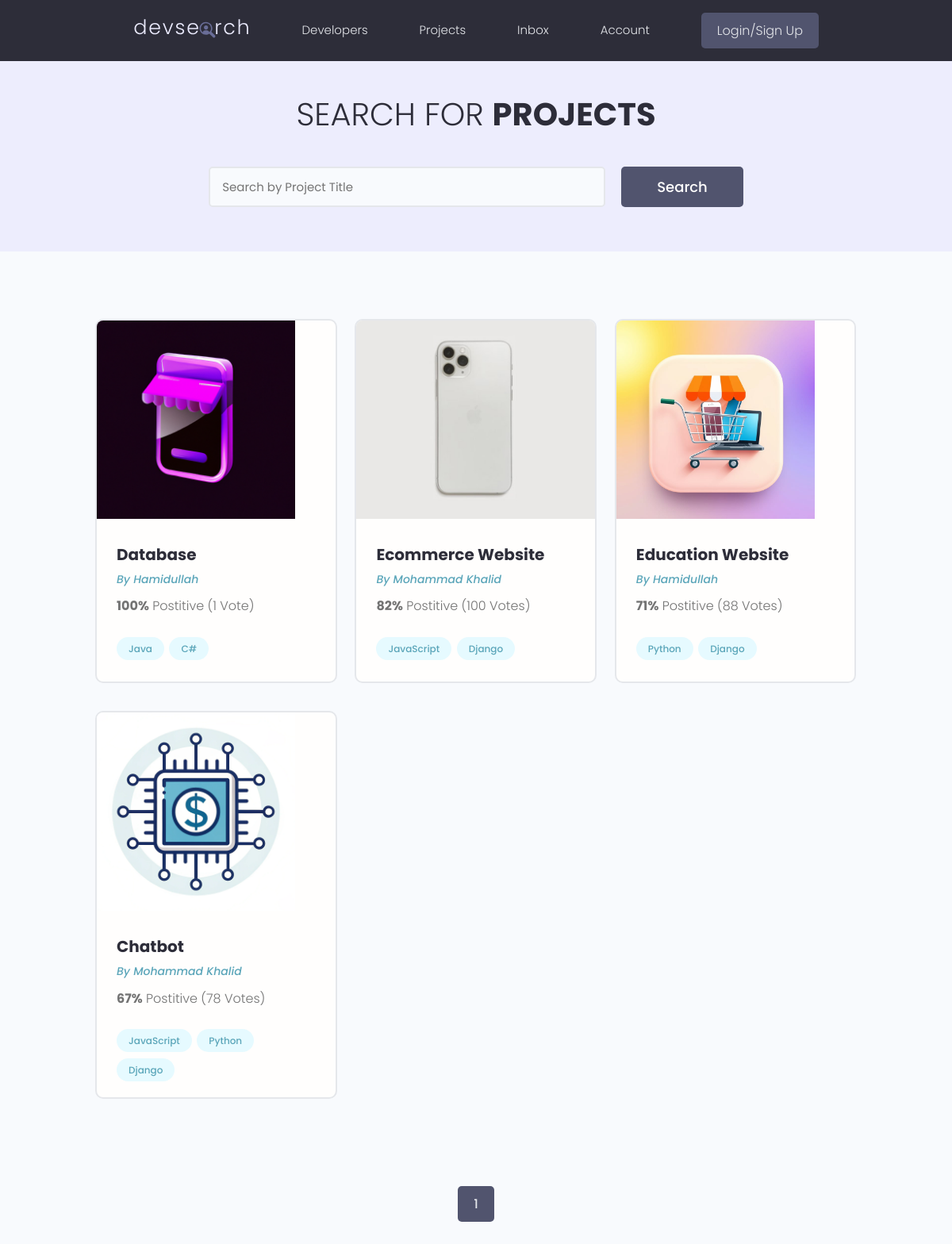
The page /projects/ on the database as committed earlier.
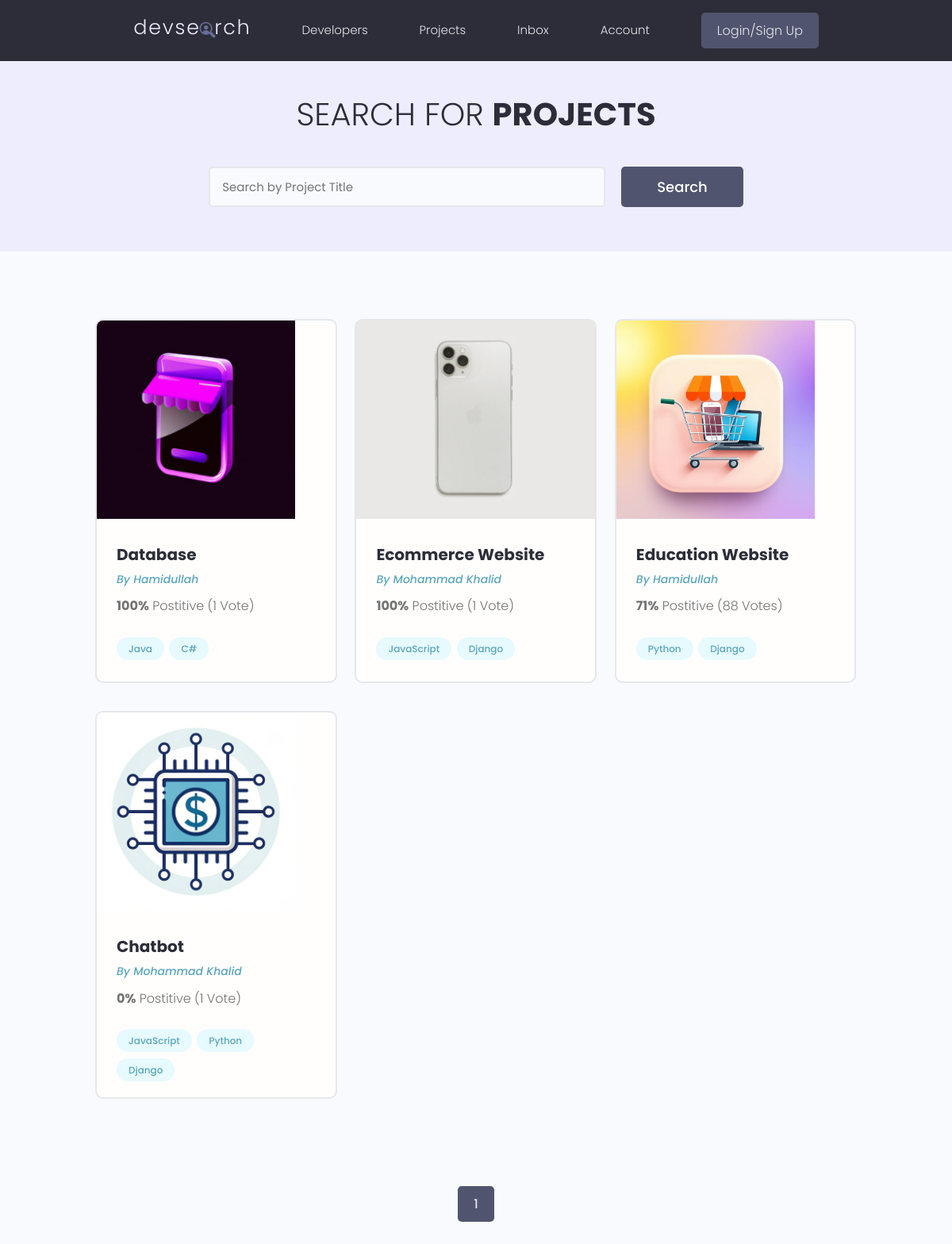
The same page on the database as committed later.
### projects/models.py (models this page shows, shortened)
class Projects(models.Model):
    owner = models.ForeignKey(Profile,on_delete=models.SET_NULL, null=True, blank=True)
    title = models.CharField(max_length=200)
    description = models.TextField(null=True, blank=True)
    featured_image = models.ImageField(null=True, blank=True, default='default.jpg')
    demo_link = models.CharField(max_length=2000, null=True, blank=True)
    source_link = models.CharField(max_length=2000, null=True, blank=True)
    tags = models.ManyToManyField('Tag', blank=True)
    vote_total = models.IntegerField(default=0, null=True, blank=True)
    vote_ratio = models.IntegerField(default=0, null=True, blank=True)
    created = models.DateTimeField(auto_now_add=True)
    id = models.UUIDField(default=uuid.uuid4, unique=True, primary_key=True, editable=False)
    class Meta:
        ordering = ['-vote_ratio', '-vote_total', 'title']

### users/models.py (models this page shows, shortened)
class Profile(models.Model):
    user = models.OneToOneField(User, on_delete=models.CASCADE, null=True, blank=True)
    name = models.CharField(max_length=200, null=True, blank=True)
    email = models.EmailField(max_length=400, null=True, blank=True)
    username = models.CharField(max_length=200, null=True, blank=True)
    location = models.CharField(max_length=200, null=True, blank=True)
    short_intro = models.CharField(max_length=200, null=True, blank=True)
    bio = models.TextField(blank=True, null=True)
    profile_image = models.ImageField(null=True, blank=True, upload_to='profiles/', default='profiles/user-default.png')
    social_github = models.CharField(max_length=200, null=True, blank=True)
    social_facebook = models.CharField(max_length=200, null=True, blank=True)
    social_linkedin = models.CharField(max_length=200, null=True, blank=True)
    Website = models.CharField(max_length=200, null=True, blank=True)
    created = models.DateTimeField(auto_now_add=True)
    id = models.UUIDField(default=uuid.uuid4, unique=True, primary_key=True, editable=False)

### projects/views.py (the view)
# urls.py: path('projects/', include('projects.urls')),
def projects(request):
    projects, search_query = search_projects(request)
    custom_range, projects = paginateProjects(request, projects, 6)
    context = {'projects':projects, 'search_query':search_query, 'custom_range':custom_range}
    return render(request, 'projects/projects.html', context)

### projects/models.py (called while the page is built)
    def __str__(self):
        return self.name

### projects/utils.py (called while the page is built)
def paginateProjects(request, projects, result):
    page = request.GET.get('page')
    paginator = Paginator(projects, result)
    try:
        projects = paginator.page(page)
    except PageNotAnInteger:
        page = 1
        projects = paginator.page(page)
    except EmptyPage:
        page = paginator.num_pages
        projects = paginator.page(page)
    leftIndex = (int(page) - 4)
    rightIndex = (int(page) + 5)
    if leftIndex < 1:
        leftIndex = 1
    if rightIndex > paginator.num_pages:
        rightIndex = paginator.num_pages + 1
    custom_range = range(leftIndex, rightIndex)
    return custom_range, projects

def search_projects(request):
    search_query = ''
    if request.GET.get('search_query'):
        search_query = request.GET.get('search_query')
    tags = Tag.objects.filter(
        Q(name__icontains = search_query)
    )
    projects = Projects.objects.distinct().filter(
        Q(title__icontains = search_query) |
        Q(description__icontains = search_query) |
        Q(owner__name__icontains = search_query) |
        Q(tags__in = tags)
    )
    return projects, search_query

### projects/templates/projects/projects.html (shortened to what this page needs)
{% extends 'main.html' %}
{% block content %}
  <main class="projects">
    <section class="hero-section text-center">
      <div class="container container--narrow">
        <div class="hero-section__box">
          <h2>Search for <span>Projects</span></h2>
        </div>
        <div class="hero-section__search">
          <form class="form" id = "searchForm" action="" method="get">
            <div class="form__field">
              <input class="input input--text" id="formInput#search" type="text" name="search_query"
                placeholder="Search by Project Title" value="{{search_query}}" />
            </div>
            <input class="btn btn--sub btn--lg" type="submit" value="Search" />
          </form>
        </div>
      </div>
    </section>
    <section class="projectsList">
      <div class="container">
        <div class="grid grid--three">
        {% for project in projects %}
          <div class="column">
            <div class="card project">
              <a href="{% url 'project' project.id %}" class="project">
                <img class="project__thumbnail" src="{{ project.featured_image.url }}" alt="project thumbnail" />
                <div class="card__body">
                  <h3 class="project__title">{{ project.title }}</h3>
                  <p><a class="project__author" href="{% url 'user-profile' project.owner.id %}">By {{project.owner.name}}</a></p>
                  <p class="project--rating">
                    <span style="font-weight: bold;">{{ project.vote_ratio }}%</span> Postitive
                     ({{ project.vote_total }} Vote{{project.vote_total|pluralize:"s"}})
                  </p>
                  <div class="project__tags">
                  {% for tag in project.tags.all %}
                    <span class="tag tag--pill tag--main">
                      <small>{{ tag }}</small>
                    </span>
                      {% endfor %}
                  </div>
                </div>
              </a>
            </div>
          </div>
{% endfor %}
        </div>
      </div>
    </section>
   {% include 'pagination.html' with queryset=projects custom_range=custom_range %}
  </main>
{% endblock %}

Rows that differ between the two databases and show on the page:
changed Projects "Ecommerce Website": vote_ratio "82" → "100"; vote_total "100" → "1"
changed Projects "Chatbot": vote_ratio "67" → "0"; vote_total "78" → "1"
